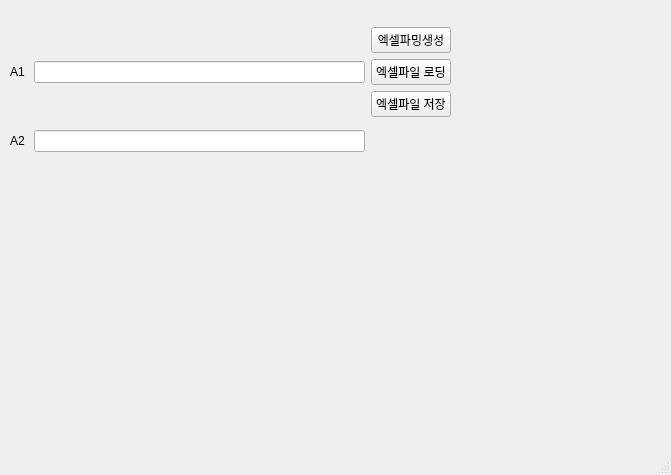
<?xml version="1.0" encoding="UTF-8"?>
<ui version="4.0">
 <class>MainWindow</class>
 <widget class="QMainWindow" name="MainWindow">
  <property name="geometry">
   <rect>
    <x>0</x>
    <y>0</y>
    <width>671</width>
    <height>475</height>
   </rect>
  </property>
  <property name="windowTitle">
   <string>MainWindow</string>
  </property>
  <widget class="QWidget" name="centralwidget">
   <widget class="QWidget" name="gridLayoutWidget">
    <property name="geometry">
     <rect>
      <x>10</x>
      <y>20</y>
      <width>441</width>
      <height>141</height>
     </rect>
    </property>
    <layout class="QGridLayout" name="gridLayout">
     <item row="0" column="3">
      <widget class="QLineEdit" name="e1"/>
     </item>
     <item row="4" column="3">
      <widget class="QLineEdit" name="e2"/>
     </item>
     <item row="0" column="5">
      <layout class="QVBoxLayout" name="verticalLayout">
       <item>
        <widget class="QPushButton" name="p1">
         <property name="text">
          <string>엑셀파밍생성</string>
         </property>
        </widget>
       </item>
       <item>
        <widget class="QPushButton" name="p2">
         <property name="text">
          <string>엑셀파일 로딩</string>
         </property>
        </widget>
       </item>
       <item>
        <widget class="QPushButton" name="p3">
         <property name="text">
          <string>엑셀파일 저장</string>
         </property>
        </widget>
       </item>
      </layout>
     </item>
     <item row="4" column="1" colspan="2">
      <widget class="QLabel" name="label">
       <property name="text">
        <string>A2</string>
       </property>
      </widget>
     </item>
     <item row="0" column="1" colspan="2">
      <widget class="QLabel" name="label_2">
       <property name="text">
        <string>A1 </string>
       </property>
      </widget>
     </item>
    </layout>
   </widget>
  </widget>
  <widget class="QMenuBar" name="menubar">
   <property name="geometry">
    <rect>
     <x>0</x>
     <y>0</y>
     <width>671</width>
     <height>21</height>
    </rect>
   </property>
  </widget>
  <widget class="QStatusBar" name="statusbar"/>
 </widget>
 <resources/>
 <connections/>
</ui>
